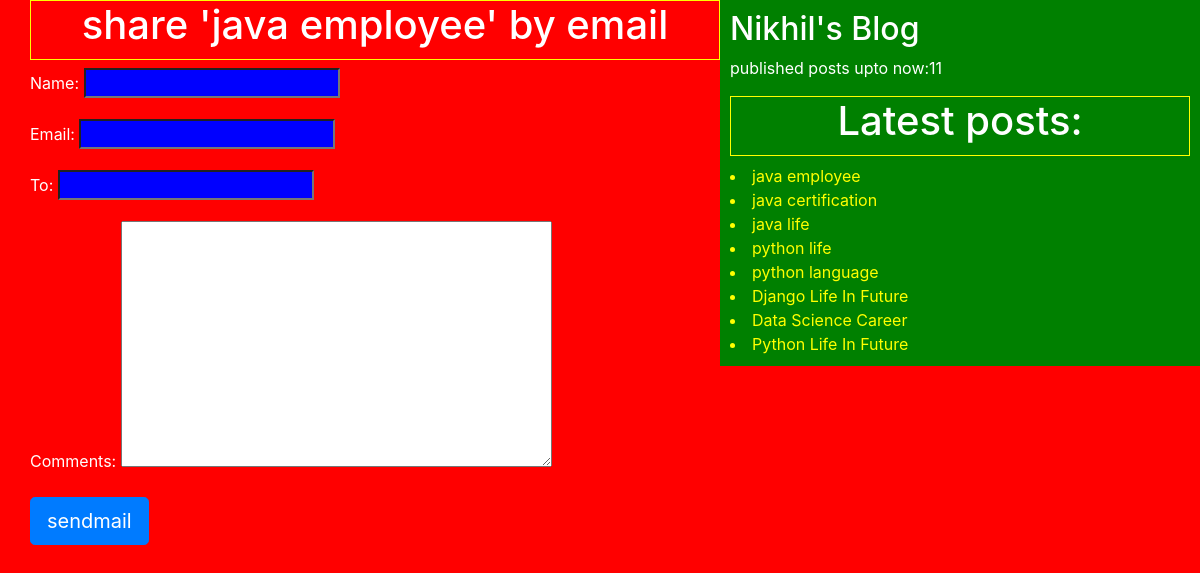
The app's page /t/11 with its own data.
### blog/models.py (models this page shows, shortened)
class Post(models.Model):
    STATUS_CHOICES=(('draft','Draft'),('published','Published'))
    title=models.CharField(max_length=256)
    slug=models.SlugField(max_length=234,unique=True)
    author=models.ForeignKey(User,related_name='blog_posts',on_delete=models.CASCADE)
    body=models.TextField()
    publish=models.DateTimeField(default=timezone.now)#system time
    created=models.DateTimeField(auto_now_add=True)#post object created time
    updated=models.DateTimeField(auto_now=True)#save method called time(we call save method to update an object)
    status=models.CharField(max_length=11,choices=STATUS_CHOICES,default='draft')
    objects=CustomManager()
    tags=TaggableManager()#Post.tags.all()
    class Meta:
        ordering=('-publish',)
    def get_absolute_url(self):
        return reverse('post_detail',args=[self.publish.year,self.publish.strftime('%m'),self.publish.strftime('%d'),self.slug])

### blog/views.py (the view)
# urls.py: path('t/<int:id>',views.mail_send_view ),
def mail_send_view(request,id):
    post=get_object_or_404(Post,id=id,status='published')
    form=EmailSendForm()
    sent=False
    if request.method=='POST':
        form=EmailSendForm(request.POST)
        if form.is_valid():
            cd=form.cleaned_data
            subject='{}({}) recommends you to read {}'.format(cd['name'],cd['email'],post.title)
            post_url=request.build_absolute_uri(post.get_absolute_url())#/tt/<int:year>/<int:month>/<int:day>/<str:post> for post.get_absolute_url
            print(post_url)
            print(post.get_absolute_url)
            message='read post at:\n{}\n\n{}\'s comments:\n{}'.format(post_url,cd['name'],cd['comments'])
            send_mail(subject,message,cd['name'],[cd['to']],fail_silently=False)
            sent=True
    else:
        form=EmailSendForm()
    return render(request,'blog/sharebymail.html',{'form':form,'post':post,'sent':sent})

### blog/forms.py
class EmailSendForm(forms.Form):
    name=forms.CharField()
    email=forms.EmailField()
    to=forms.EmailField()
    comments=forms.CharField(required=False,widget=forms.Textarea)

### blog/models.py (called while the page is built)
    def get_queryset(self):
        return super().get_queryset()#.filter(status='published')

### blog/templatetags/blog_tags.py (called while the page is built)
@register.simple_tag
def total_posts():
    return Post.objects.count()

@register.inclusion_tag('blog/latestposts123.html')
def show_latest_posts():
    latest_posts=Post.objects.order_by('-publish')[:8]
    return {'latest_posts':latest_posts}

### templates/blog/sharebymail.html (shortened to what this page needs)
<!DOCTYPE html>
{% extends 'blog/base.html'%}
{%block content%}
{%if sent%}
<h1>email sent successfully</h1>
{%else%}
<h1>share '{{post.title}}' by email</h1>
<form method="post">
  {{form.as_p}}
  <input type="submit" class="btn btn-primary btn-lg" name="" value="sendmail">
</form>
{%endif%}
{%endblock%}

### templates/blog/latestposts123.html
{% for post in latest_posts%}
<a href="{{post.get_absolute_url}}"> <li>{{post.title}}</li> </a>
{% endfor%}

### static/css/blog.css (style rules this page uses)
h1 { text-align: center; border: 1px solid yellow; padding-bottom: 10px; }
body { color: white; background: red; }
a { color: yellow; }
input { background: blue; color: white; }

### records on screen
Post: title "java employee"
Post: title "java certification"
Post: title "java life"
Post: title "python life"
Post: title "python language"
Post: title "Django Life In Future"
Post: title "Data Science Career"
Post: title "Python Life In Future"
